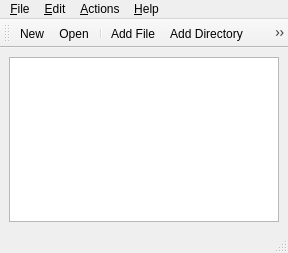
<?xml version="1.0" encoding="UTF-8"?>
<ui version="4.0">
 <class>MainWindow</class>
 <widget class="QMainWindow" name="MainWindow">
  <property name="geometry">
   <rect>
    <x>0</x>
    <y>0</y>
    <width>288</width>
    <height>253</height>
   </rect>
  </property>
  <property name="windowTitle">
   <string notr="true">QtArc</string>
  </property>
  <widget class="QWidget" name="centralwidget">
   <layout class="QVBoxLayout" name="verticalLayout">
    <item>
     <widget class="QTreeView" name="treeView">
      <property name="acceptDrops">
       <bool>true</bool>
      </property>
      <property name="dragEnabled">
       <bool>true</bool>
      </property>
      <property name="alternatingRowColors">
       <bool>true</bool>
      </property>
      <property name="selectionMode">
       <enum>QAbstractItemView::ExtendedSelection</enum>
      </property>
     </widget>
    </item>
   </layout>
  </widget>
  <widget class="QMenuBar" name="menubar">
   <property name="geometry">
    <rect>
     <x>0</x>
     <y>0</y>
     <width>288</width>
     <height>26</height>
    </rect>
   </property>
   <widget class="QMenu" name="menu_File">
    <property name="title">
     <string>&amp;File</string>
    </property>
    <addaction name="actionNew"/>
    <addaction name="actionOpen"/>
    <addaction name="actionSaveAs"/>
    <addaction name="separator"/>
    <addaction name="actionProperties"/>
    <addaction name="separator"/>
    <addaction name="actionExit"/>
   </widget>
   <widget class="QMenu" name="menu_Edit">
    <property name="title">
     <string>&amp;Edit</string>
    </property>
    <addaction name="actionCut"/>
    <addaction name="actionCopy"/>
    <addaction name="actionPaste"/>
    <addaction name="separator"/>
    <addaction name="actionSelectAll"/>
    <addaction name="actionDeselect"/>
   </widget>
   <widget class="QMenu" name="menu_Help">
    <property name="title">
     <string>&amp;Help</string>
    </property>
    <addaction name="actionAbout"/>
    <addaction name="actionAboutQt"/>
   </widget>
   <widget class="QMenu" name="menu_Actions">
    <property name="title">
     <string>&amp;Actions</string>
    </property>
    <addaction name="actionAddFile"/>
    <addaction name="actionAddDirectory"/>
    <addaction name="actionExtract"/>
    <addaction name="actionDelete"/>
   </widget>
   <addaction name="menu_File"/>
   <addaction name="menu_Edit"/>
   <addaction name="menu_Actions"/>
   <addaction name="menu_Help"/>
  </widget>
  <widget class="QStatusBar" name="statusbar"/>
  <widget class="QToolBar" name="toolBar">
   <property name="windowTitle">
    <string>ToolBar</string>
   </property>
   <attribute name="toolBarArea">
    <enum>TopToolBarArea</enum>
   </attribute>
   <attribute name="toolBarBreak">
    <bool>false</bool>
   </attribute>
   <addaction name="actionNew"/>
   <addaction name="actionOpen"/>
   <addaction name="separator"/>
   <addaction name="actionAddFile"/>
   <addaction name="actionAddDirectory"/>
   <addaction name="actionExtract"/>
   <addaction name="actionDelete"/>
  </widget>
  <action name="actionNew">
   <property name="icon">
    <iconset resource="../qtarc.qrc">
     <normaloff>:/icons/icons/24x24/document-new.png</normaloff>:/icons/icons/24x24/document-new.png</iconset>
   </property>
   <property name="text">
    <string>&amp;New</string>
   </property>
   <property name="shortcut">
    <string notr="true">Ctrl+N</string>
   </property>
   <property name="iconVisibleInMenu">
    <bool>true</bool>
   </property>
  </action>
  <action name="actionOpen">
   <property name="icon">
    <iconset resource="../qtarc.qrc">
     <normaloff>:/icons/icons/24x24/document-open.png</normaloff>:/icons/icons/24x24/document-open.png</iconset>
   </property>
   <property name="text">
    <string>&amp;Open...</string>
   </property>
   <property name="shortcut">
    <string notr="true">Ctrl+O</string>
   </property>
   <property name="iconVisibleInMenu">
    <bool>true</bool>
   </property>
  </action>
  <action name="actionSaveAs">
   <property name="icon">
    <iconset resource="../qtarc.qrc">
     <normaloff>:/icons/icons/24x24/document-save-as.png</normaloff>:/icons/icons/24x24/document-save-as.png</iconset>
   </property>
   <property name="text">
    <string>Save &amp;As...</string>
   </property>
   <property name="shortcut">
    <string notr="true">Ctrl+S</string>
   </property>
   <property name="iconVisibleInMenu">
    <bool>true</bool>
   </property>
  </action>
  <action name="actionExtract">
   <property name="icon">
    <iconset resource="../qtarc.qrc">
     <normaloff>:/icons/icons/24x24/extract-archive.png</normaloff>:/icons/icons/24x24/extract-archive.png</iconset>
   </property>
   <property name="text">
    <string>&amp;Extract</string>
   </property>
   <property name="shortcut">
    <string notr="true">Ctrl+E</string>
   </property>
   <property name="iconVisibleInMenu">
    <bool>true</bool>
   </property>
  </action>
  <action name="actionProperties">
   <property name="icon">
    <iconset resource="../qtarc.qrc">
     <normaloff>:/icons/icons/24x24/document-properties.png</normaloff>:/icons/icons/24x24/document-properties.png</iconset>
   </property>
   <property name="text">
    <string>&amp;Properties</string>
   </property>
   <property name="shortcut">
    <string notr="true">Ctrl+P</string>
   </property>
   <property name="iconVisibleInMenu">
    <bool>true</bool>
   </property>
  </action>
  <action name="actionExit">
   <property name="text">
    <string>E&amp;xit</string>
   </property>
   <property name="shortcut">
    <string notr="true">Ctrl+Q</string>
   </property>
   <property name="iconVisibleInMenu">
    <bool>true</bool>
   </property>
  </action>
  <action name="actionAddFile">
   <property name="icon">
    <iconset resource="../qtarc.qrc">
     <normaloff>:/icons/icons/24x24/add-files-to-archive.png</normaloff>:/icons/icons/24x24/add-files-to-archive.png</iconset>
   </property>
   <property name="text">
    <string>Add &amp;File</string>
   </property>
   <property name="shortcut">
    <string notr="true">Ctrl+F</string>
   </property>
   <property name="iconVisibleInMenu">
    <bool>true</bool>
   </property>
  </action>
  <action name="actionAddDirectory">
   <property name="icon">
    <iconset resource="../qtarc.qrc">
     <normaloff>:/icons/icons/24x24/add-folder-to-archive.png</normaloff>:/icons/icons/24x24/add-folder-to-archive.png</iconset>
   </property>
   <property name="text">
    <string>Add &amp;Directory</string>
   </property>
   <property name="shortcut">
    <string notr="true">Ctrl+D</string>
   </property>
   <property name="iconVisibleInMenu">
    <bool>true</bool>
   </property>
  </action>
  <action name="actionCut">
   <property name="icon">
    <iconset resource="../qtarc.qrc">
     <normaloff>:/icons/icons/24x24/edit-cut.png</normaloff>:/icons/icons/24x24/edit-cut.png</iconset>
   </property>
   <property name="text">
    <string>Cut</string>
   </property>
   <property name="shortcut">
    <string notr="true">Ctrl+X</string>
   </property>
   <property name="iconVisibleInMenu">
    <bool>true</bool>
   </property>
  </action>
  <action name="actionCopy">
   <property name="icon">
    <iconset resource="../qtarc.qrc">
     <normaloff>:/icons/icons/24x24/edit-copy.png</normaloff>:/icons/icons/24x24/edit-copy.png</iconset>
   </property>
   <property name="text">
    <string>&amp;Copy</string>
   </property>
   <property name="shortcut">
    <string notr="true">Ctrl+C</string>
   </property>
   <property name="iconVisibleInMenu">
    <bool>true</bool>
   </property>
  </action>
  <action name="actionPaste">
   <property name="icon">
    <iconset resource="../qtarc.qrc">
     <normaloff>:/icons/icons/24x24/edit-paste.png</normaloff>:/icons/icons/24x24/edit-paste.png</iconset>
   </property>
   <property name="text">
    <string>Paste</string>
   </property>
   <property name="shortcut">
    <string notr="true">Ctrl+V</string>
   </property>
   <property name="iconVisibleInMenu">
    <bool>true</bool>
   </property>
  </action>
  <action name="actionDelete">
   <property name="icon">
    <iconset resource="../qtarc.qrc">
     <normaloff>:/icons/icons/24x24/edit-delete.png</normaloff>:/icons/icons/24x24/edit-delete.png</iconset>
   </property>
   <property name="text">
    <string>Delete</string>
   </property>
   <property name="shortcut">
    <string notr="true">Del</string>
   </property>
   <property name="iconVisibleInMenu">
    <bool>true</bool>
   </property>
  </action>
  <action name="actionAbout">
   <property name="icon">
    <iconset resource="../qtarc.qrc">
     <normaloff>:/icons/icons/24x24/help-about.png</normaloff>:/icons/icons/24x24/help-about.png</iconset>
   </property>
   <property name="text">
    <string>About</string>
   </property>
   <property name="shortcut">
    <string notr="true"/>
   </property>
   <property name="iconVisibleInMenu">
    <bool>true</bool>
   </property>
  </action>
  <action name="actionAboutQt">
   <property name="text">
    <string>AboutQt</string>
   </property>
   <property name="shortcut">
    <string notr="true"/>
   </property>
  </action>
  <action name="actionSelectAll">
   <property name="text">
    <string>Select All</string>
   </property>
   <property name="shortcut">
    <string notr="true">Ctrl+A</string>
   </property>
   <property name="iconVisibleInMenu">
    <bool>true</bool>
   </property>
  </action>
  <action name="actionDeselect">
   <property name="text">
    <string>Deselect</string>
   </property>
   <property name="shortcut">
    <string notr="true">Ctrl+Shift+A</string>
   </property>
   <property name="iconVisibleInMenu">
    <bool>true</bool>
   </property>
  </action>
 </widget>
 <resources>
  <include location="../qtarc.qrc"/>
 </resources>
 <connections/>
</ui>
